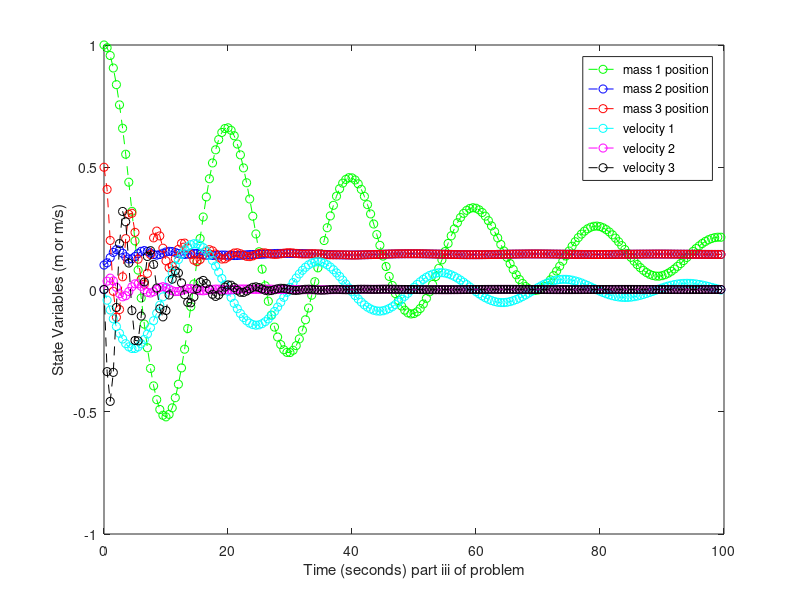

Source code (MATLAB): (Note: this script raises an error after producing the figure.)
% adapted from ChmielewsiZhang table 2.6 and table 2.7
% problem 2.8

clear
% Continuous-time Model of Mass-Spring-Damper for 3 mass system given by
% figure 2.18
% part i) in attached paper and pen solution 

A=[0,0,0,1,0,0
   0,0,0,0,1,0
   0 ,0,0,0,0,1
   -.1,.1,0,-.05,.05,0
   .001,-.201,.2,.0005,-.0305,.03;
   0,2,-2,0,.3,-.3;
   ];
B=[0,0;
   0,0
   0,0
   1,0
   -.01,.01
   0,-.1];

G=[0
    0
    0
    0
    0
    0.1];
nx=6; 
nu=2;
nw=1;

%Conversion to Discrete-time
%part ii)
dt=0.5; 

M=[A B G; zeros(nu+nw,nx+nu+nw)];
M=expm(M*dt);
Ad=M(1:nx,1:nx);
Bd=M(1:nx,nx+1:nx+nu);
Gd=M(1:nx,nx+nu+1:nx+nu+nw);

%part iii  discrete-time model)
%Simulate Forced Process
numberOfIterations=100/dt;
time=zeros(1,numberOfIterations); 
valuesOfX=zeros(6,numberOfIterations); % 6 row values of x number of iterations colums representing x at each time interval


x0=[1;.1;.5;0;0;0]; 
valuesOfX(:,1)=x0;% set values at t = 0
for kk=1:numberOfIterations-1
time(kk+1)=dt*kk; 
uk=[0;0]; % u assumed zero for all time as assumed by problem
wk=0; %w assumed zero for all time as assumed by problem 
valuesOfX(:,kk+1)=Ad*valuesOfX(:,kk)+Bd*uk+Gd*wk;

end
plot(time,valuesOfX(1,:),'g--o',time,valuesOfX(2,:),'b--o',time,valuesOfX(3,:),'r--o',time,valuesOfX(4,:),'c--o',time,valuesOfX(5,:),'m--o',time,valuesOfX(6,:),'k--o');
legend('mass 1 position','mass 2 position','mass 3 position','velocity 1','velocity 2','velocity 3');
xlabel('Time (seconds) part iii of problem');
ylabel('State Variables (m or m/s)');

%place breakpoint here to see charts for part iii discrete time

%Continuous-time Simulation for part iii)
 s_steadyState=[0; 0; 0; 0 ;0 ;0]; %based on sample and hold positions all converge to 1.435 and velocities go to zero 
 % however the models charts matched when steady state set = 0; not sure
 % why this is working this way.
[t_lin,x_lin]=ode45('mass_spring_damper_ode',[0 100],x0);
[NN,dumb]=size(t_lin); 
z_lin=zeros(NN,6);
for ii=1:NN
[dxdt,zout]=mass_spring_damper_ode(t_lin(ii),x_lin(ii,:)');
z_lin(ii,:)=zout';
end
%Plots
plot(t_lin,x_lin(:,1)+s_steadyState(1),'g--o',t_lin,x_lin(:,2)+s_steadyState(2),'b--o',t_lin,x_lin(:,3)+s_steadyState(3),'r--o',t_lin,x_lin(:,4)+s_steadyState(4),'c--o',t_lin,x_lin(:,5)+s_steadyState(5),'m--o',t_lin,x_lin(:,6)+s_steadyState(6),'k--o');
title('Continous time model','FontSize',14,'FontName','Times New Roman');
xlabel('Time (seconds) part iii of problem');
ylabel('State Variables (m or m/s)');
legend('mass 1 position','mass 2 position','mass 3 position','velocity 1','velocity 2','velocity 3');

%place breakpoint here to see charts for part iii continuous time


%part iv discrete-time model)
x0_partv=[0;0;0;0;0;0]; 
valuesOfX_partv(:,1)=x0_partv;% set values at t = 0
for kk=1:numberOfIterations-1
time(kk+1)=dt*kk; 
uk=[0;0]; % u assumed zero for all time as assumed by problem
wk=sin(10*time(kk)); %w as ddescripted by the problem part v
valuesOfX_partv(:,kk+1)=Ad*valuesOfX_partv(:,kk)+Bd*uk+Gd*wk;

end
plot(time,valuesOfX_partv(1,:),'g--o',time,valuesOfX_partv(2,:),'b--o',time,valuesOfX_partv(3,:),'r--o',time,valuesOfX_partv(4,:),'c--o',time,valuesOfX_partv(5,:),'m--o',time,valuesOfX_partv(6,:),'k--o');
legend('mass 1 position','mass 2 position','mass 3 position','velocity 1','velocity 2','velocity 3');
xlabel('Time (seconds) (part v of problem)');
ylabel('State Variables (m or m/s)');

%part iv displayed here



